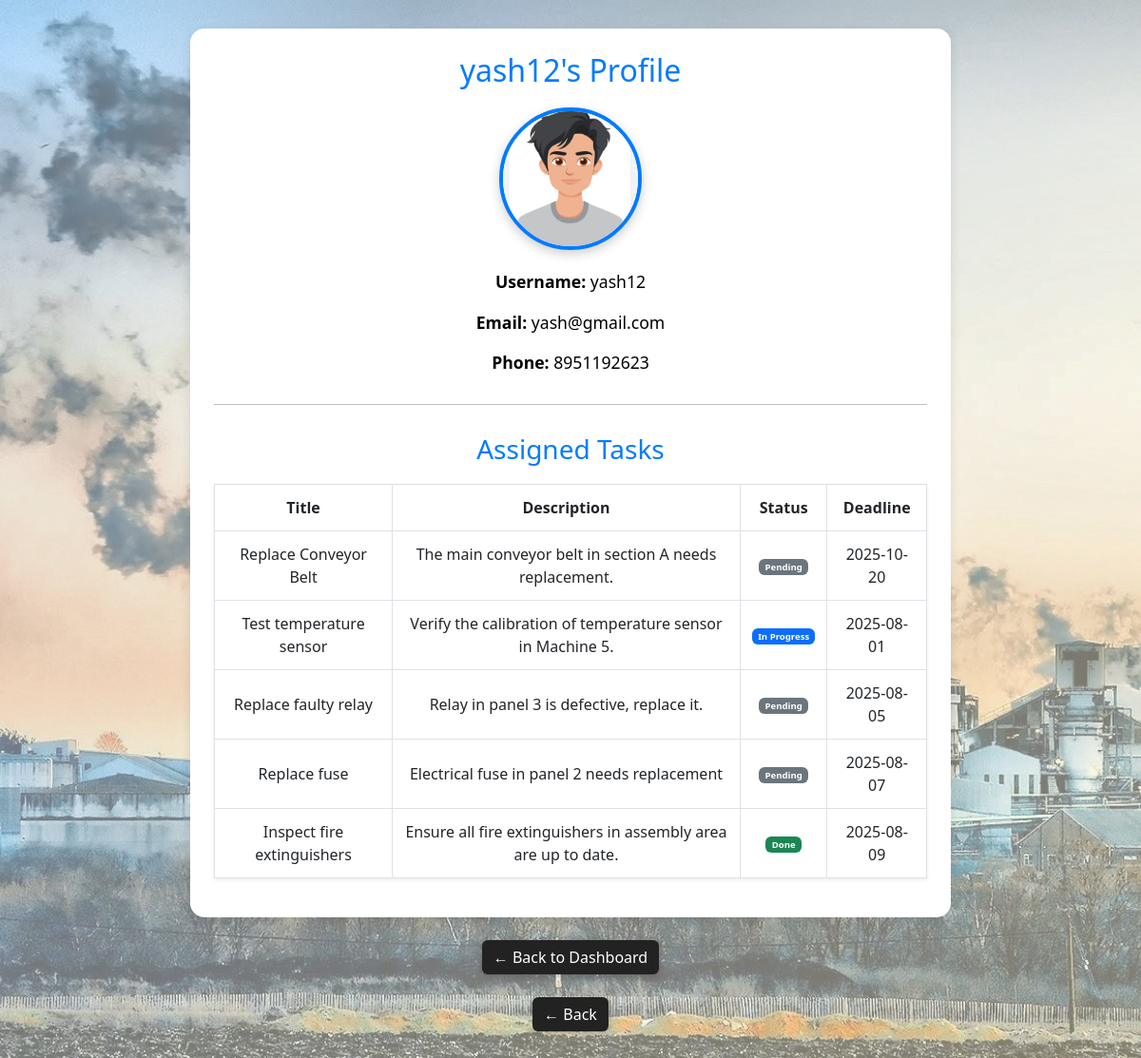
/admin/worker/10 (signed in), run on an earlier commit of the app's database.
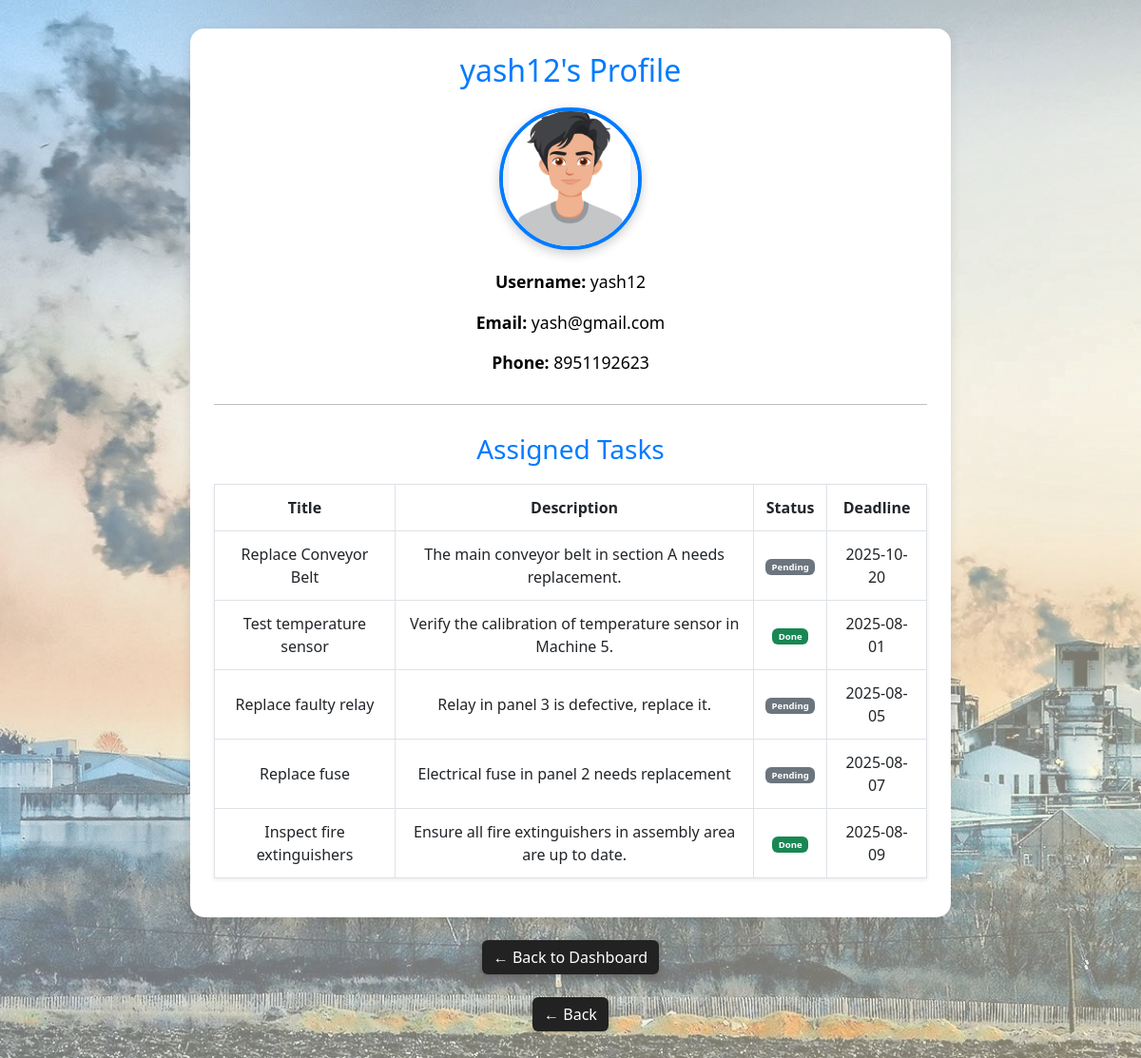
And on a later commit of the database.
### tables this page shows
CREATE TABLE users (
                id INTEGER PRIMARY KEY AUTOINCREMENT,
                username TEXT NOT NULL UNIQUE,
                password TEXT NOT NULL,
                role TEXT NOT NULL,
                email TEXT,
                phone TEXT,
                profile_pic TEXT
            );

CREATE TABLE tasks (
                id INTEGER PRIMARY KEY AUTOINCREMENT,
                title TEXT,
                description TEXT,
                machine_id TEXT,
                area TEXT,
                deadline TEXT,
                assigned_to INTEGER,
                status TEXT,
                FOREIGN KEY (assigned_to) REFERENCES users (id)
            );

### app.py (the view)
@app.route('/admin/worker/<int:worker_id>')
def worker_detail(worker_id):
    if 'user_id' not in session or session['role'] != 'admin':
        return redirect('/login')
    conn = get_db()
    worker = conn.execute("SELECT * FROM users WHERE id=?", (worker_id,)).fetchone()
    tasks = conn.execute("SELECT * FROM tasks WHERE assigned_to=?", (worker_id,)).fetchall()
    conn.close()
    return render_template('worker_detail.html', worker=worker, tasks=tasks)

### app.py (called while the page is built)
def get_db():
    conn = sqlite3.connect(DB_PATH)
    conn.row_factory = sqlite3.Row
    return conn# ---------- tiny helper just for analytics ----------

### templates/worker_detail.html (shortened to what this page needs)
<!DOCTYPE html>
<html lang="en">
<head>
    <link href="https://cdn.jsdelivr.net/npm/bootstrap@5.3.0/dist/css/bootstrap.min.css" rel="stylesheet">
    <link rel="stylesheet" href="{{ url_for('static', filename='style.css') }}">
</head>
<body>
    <div class="profile-container">
        <h2>{{ worker.username }}'s Profile</h2>
      {% if worker.profile_pic %}
    <img src="{{ url_for('static', filename='uploads/' ~ worker.profile_pic) }}" alt="Profile Picture" class="profile-img mx-auto d-block">
{% else %}
    <img src="{{ url_for('static', filename='uploads/dummy profile.png') }}" alt="Default Profile Picture" class="profile-img mx-auto d-block">
{% endif %}
        <div class="info-block text-center">
    <p><strong>Username:</strong> {{ worker.username }}</p>
    <p><strong>Email:</strong> {{ worker.email }}</p>
    <p><strong>Phone:</strong> {{ worker.phone }}</p>
</div>
        <hr style="margin: 30px 0;">
        <h3>Assigned Tasks</h3>
        {% if tasks and tasks|length > 0 %}
            <table class="table table-hover shadow-sm">
                <thead>
                    <tr>
                        <th>Title</th>
                        <th>Description</th>
                        <th>Status</th>
                        <th>Deadline</th>
                    </tr>
                </thead>
                <tbody>
                    {% for task in tasks %}
                        <tr>
                            <td>{{ task.title }}</td>
                            <td>{{ task.description }}</td>
                            <td>
                                <span class="badge bg-{% if task.status == 'Done' %}success{% elif task.status == 'In Progress' %}primary{% else %}secondary{% endif %}">
                                    {{ task.status }}
                                </span>
                            </td>
                            <td>{{ task.deadline }}</td>
                        </tr>
                    {% endfor %}
                </tbody>
            </table>
        {% else %}
            <div class="alert alert-info mt-3">No tasks assigned yet. 🎯</div>
        {% endif %}
        </div>
    <div class="text-center mt-4">
  <a href="/dashboard" class="btn custom-dark-btn">← Back to Dashboard</a>
</div>
<div class="text-center mt-4">
  <a href="/admin/workers" class="btn custom-dark-btn">← Back</a>
</div>
</body>
</html>

### static/style.css (style rules this page uses)
:root { --main-bg: #f8f9fa; --card-bg: #fff; --accent: #0d6efd; }
body { background: var(--main-bg); min-height: 100vh; font-family: 'Segoe UI', Arial, sans-serif; }
.profile-img { width: 160px; height: 160px; object-fit: cover; border-radius: 50%; display: block; margin: 20px auto; box-shadow: 0 4px 12px rgba(0, 0, 0, 0.2); border: 3px solid #ffffff; background-color: #f8f9fa; }
.table td:nth-child(3) { max-width: 200px; white-space: normal; word-wrap: break-word; font-size: 0.8rem; }
body { font-family: 'Segoe UI', sans-serif; background: linear-gradient(135deg, #d0e7ff, #fff7d1); margin: 0; padding: 30px; }
.profile-card h2, h3 { text-align: center; color: #333; }
.table th, .table td { vertical-align: middle; }
:root { --bg-color: #ffffff; --text-color: #000000; --card-color: #f2f2f2; }
body { background-color: var(--bg-color); color: var(--text-color); font-family: 'Segoe UI', Tahoma, Geneva, Verdana, sans-serif; transition: all 0.3s ease; }

What changed in the data, as far as the page shows it:
changed tasks "Test temperature sensor": status "In Progress" → "Done"
